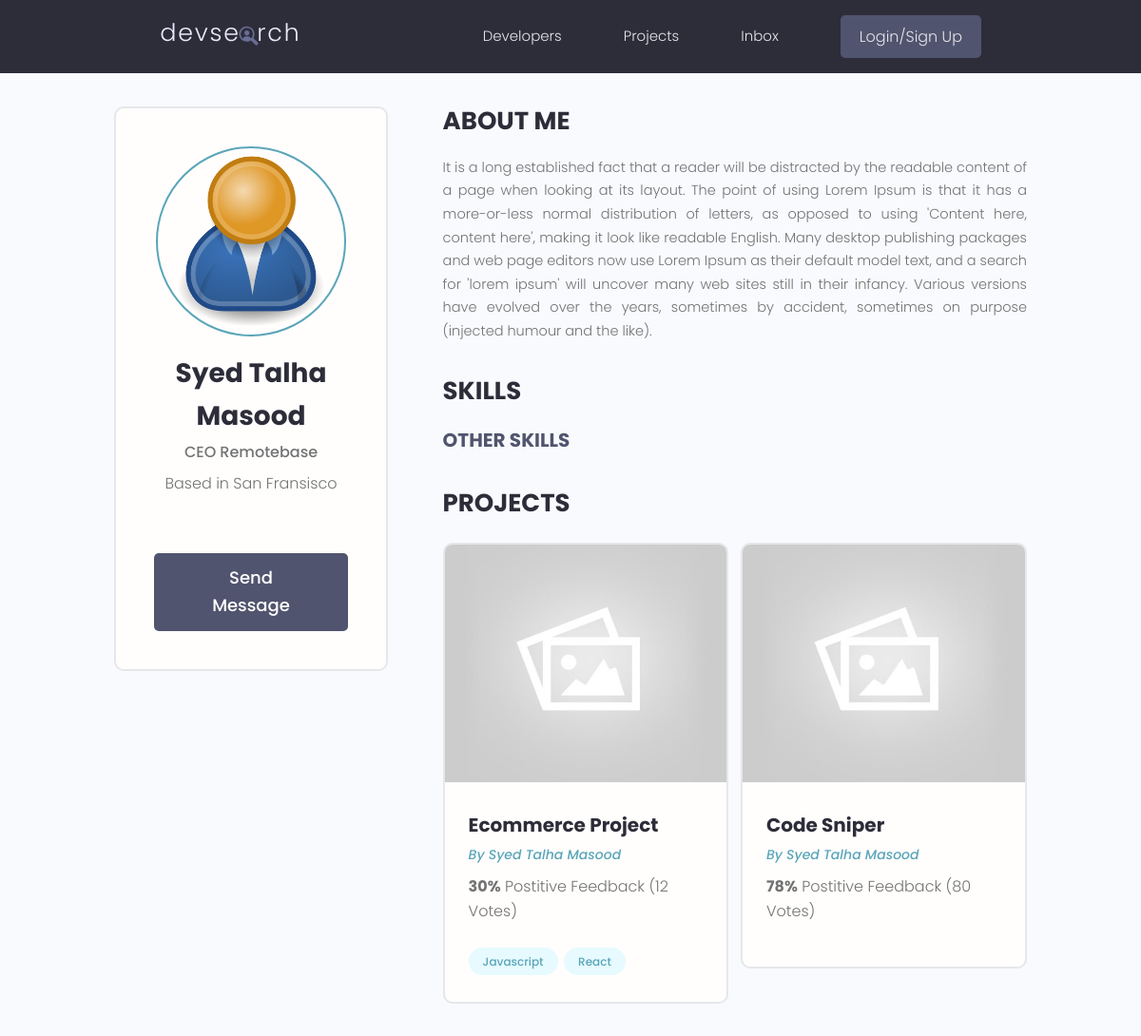
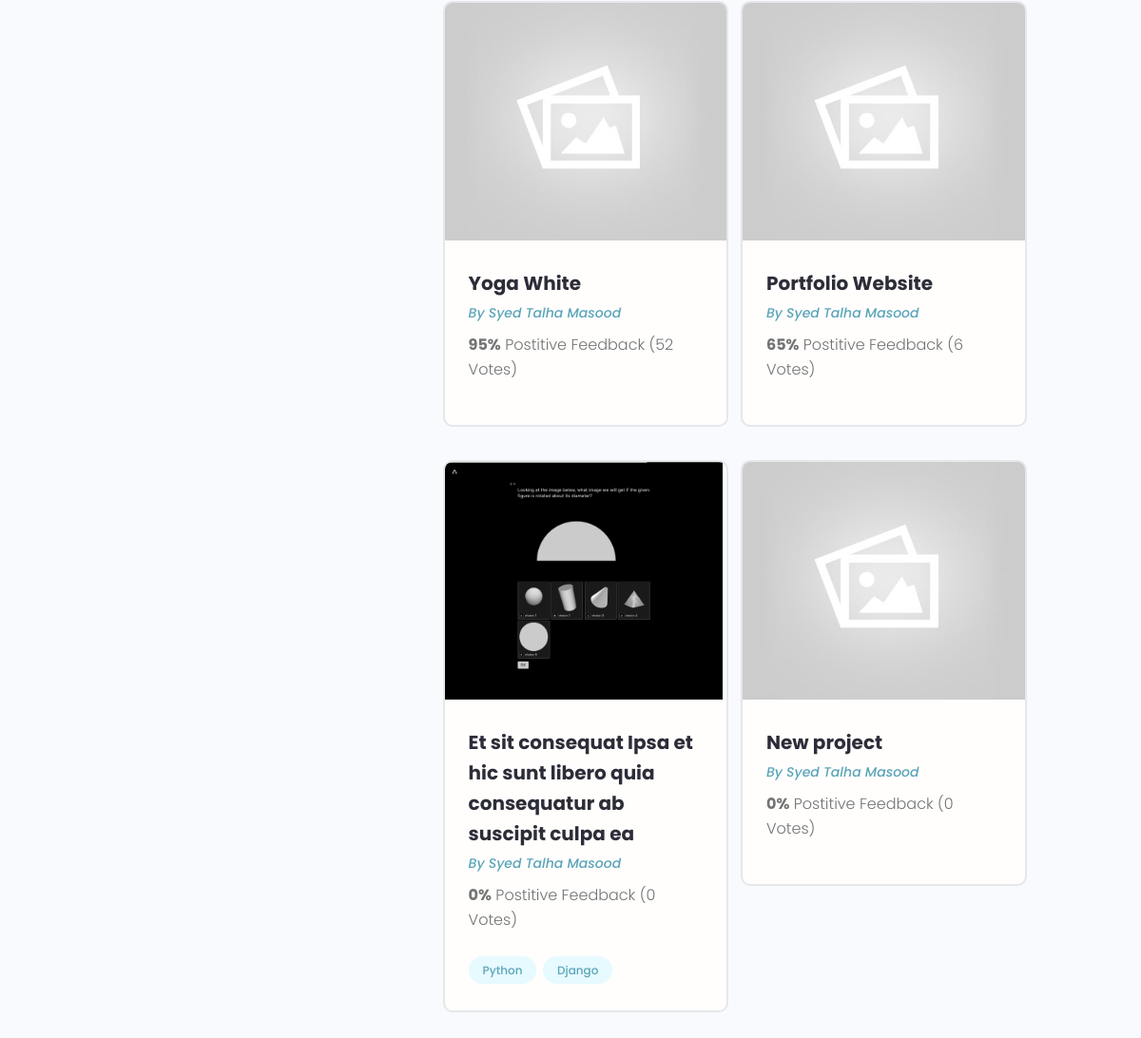
Page /profile/a041938c-4d27-4a4e-85ae-ba367b4e3a87/ on the earlier database version (2 pictures, top to bottom).
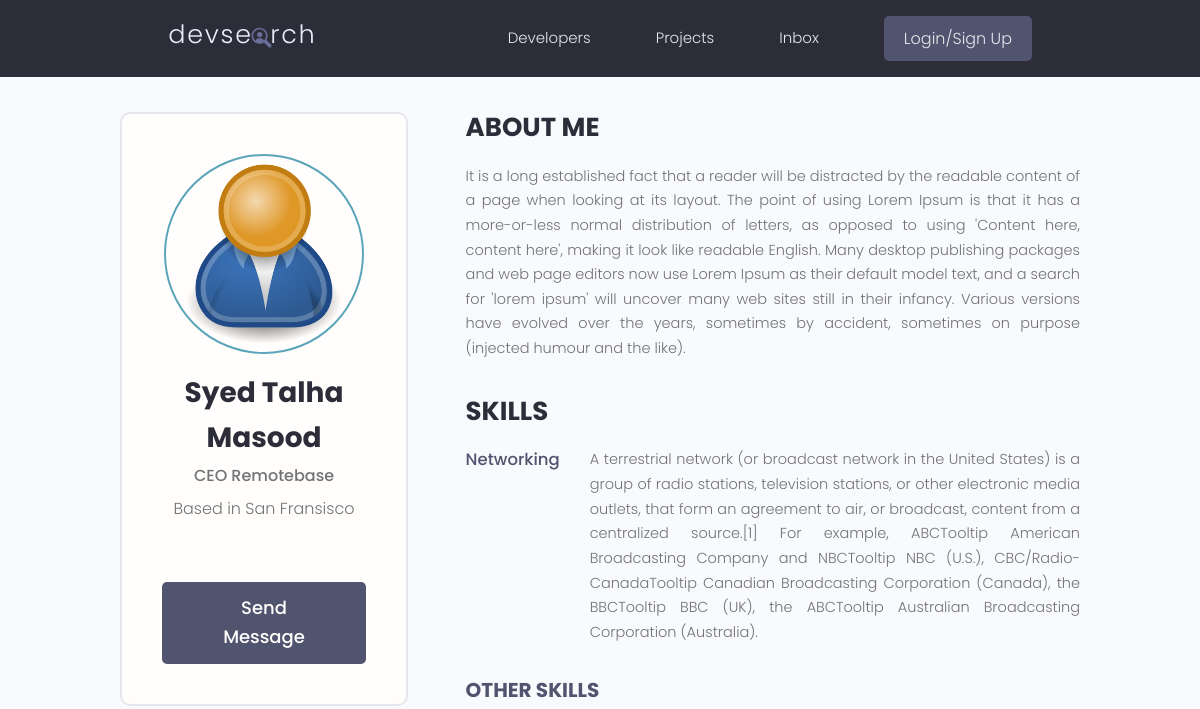
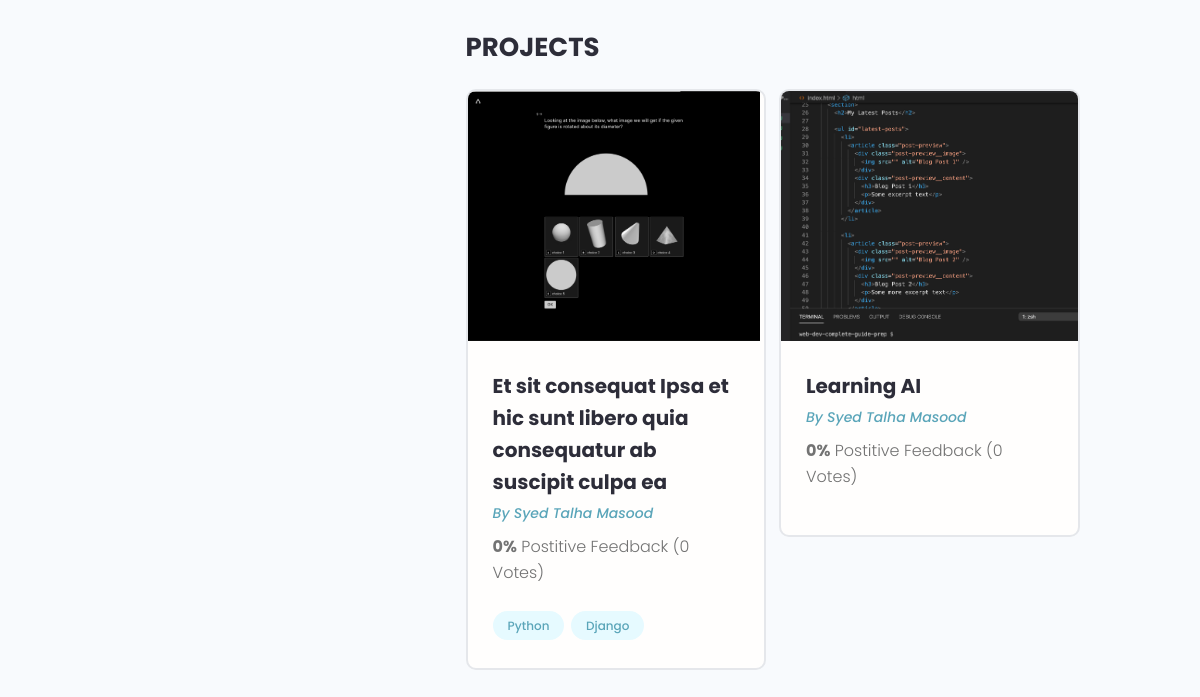
Same page on the later database version (2 pictures, top to bottom).
### projects/models.py (models this page shows, shortened)
class Project(models.Model):
    id = models.UUIDField(default=uuid.uuid4, unique=True, primary_key=True, editable=False)
    owner = models.ForeignKey(Profile, null=True, blank=True, on_delete=models.SET_NULL)
    title = models.CharField(max_length=200)
    description = models.TextField(null=True, blank=True)
    feature_image = models.ImageField(null=True, blank=True, default='default.jpg')
    demo_link = models.CharField(max_length=2000, null=True, blank=True)
    source_link = models.CharField(max_length=2000, null=True, blank=True)
    tags = models.ManyToManyField('Tag', related_name='tags', blank=True)
    vote_total = models.IntegerField(default=0, null=True, blank=True)
    vote_ratio = models.IntegerField(default=0, null=True, blank=True)
    created = models.DateTimeField(auto_now_add=True)
    class Meta:
        verbose_name = 'Project'
        verbose_name_plural = 'Projects'

class Tag(models.Model):
    id = models.UUIDField(default=uuid.uuid4, unique=True, primary_key=True, editable=False)
    name = models.CharField(max_length=200)
    created = models.DateTimeField(auto_now_add=True)
    class Meta:
        verbose_name = 'Tag'
        verbose_name_plural = 'Tags'

### users/models.py (models this page shows, shortened)
class Profile(models.Model):
  user = models.OneToOneField(User, on_delete=models.CASCADE, null=True, blank=True)
  name = models.CharField(max_length=200, null=True, blank=True)
  email = models.EmailField(max_length=500, null=True, blank=True)
  username = models.CharField(max_length=200, null=True, blank=True)
  location = models.CharField(max_length=200, null=True, blank=True)
  short_intro = models.CharField(max_length=200, null=True, blank=True)
  bio = models.TextField(blank=True, null=True)
  profile_image = models.ImageField(null=True, blank=True, upload_to='profiles/', default='profiles/user-default.png')
  social_github = models.CharField(max_length=200, null=True, blank=True)
  social_twitter = models.CharField(max_length=200, null=True, blank=True)
  social_linkedin = models.CharField(max_length=200, null=True, blank=True)
  social_youtube = models.CharField(max_length=200, null=True, blank=True)
  social_website = models.CharField(max_length=200, null=True, blank=True)
  id = models.UUIDField(default=uuid.uuid4, unique=True, primary_key=True, editable=False)
  created = models.DateTimeField(auto_now_add=True)

class Skill(models.Model):
  owner = models.ForeignKey(Profile, on_delete=models.CASCADE, null=True, blank=True)
  name = models.CharField(max_length=200, null=True, blank=True)
  description = models.TextField(null=True, blank=True)
  id = models.UUIDField(default=uuid.uuid4, unique=True, primary_key=True, editable=False)
  created = models.DateTimeField(auto_now_add=True)

### users/views.py (the view)
# urls.py: path("profile/<str:pk>/", views.user_profile, name="user-profile"),
def user_profile(request, pk):
    profile = Profile.objects.get(id=pk)
    skills_with_description = profile.skill_set.exclude(description__exact='')
    skills_without_description = profile.skill_set.filter(description__exact='')
    context = {
        'profile': profile,
        'skills_with_description': skills_with_description,
        'skills_without_description': skills_without_description,
    }
    return render(request, 'users/user-profile.html', context)

### users/templates/users/user-profile.html (shortened to what this page needs)
{% extends "main.html" %}
{% block content %}
  <main class="profile my-md">
    <div class="container">
      <div class="layout">
        <div class="column column--1of3">
          <div class="card text-center">
            <div class="card__body dev">
              <img class="avatar avatar--xl" src="{{ profile.profile_image.url }}" />
              <h2 class="dev__name">{{ profile.name }}</h2>
              <p class="dev__title">{{ profile.short_intro }}</p>
              <p class="dev__location">Based in {{ profile.location }}</p>
              <a href="#" class="btn btn--sub btn--lg">Send Message </a>
            </div>
          </div>
        </div>
        <div class="column column--2of3">
          <div class="devInfo">
            <h3 class="devInfo__title">About Me</h3>
            <p class="devInfo__about">
              {{ profile.bio }}
            </p>
          </div>
          <div class="devInfo">
            <h3 class="devInfo__title">Skills</h3>
            <div class="devInfo__skills">
              {% for skill in skills_with_description %}
              <div class="devSkill">
                <h4 class="devSkill__title">{{ skill.name }}</h4>
                <p class="devSkill__info">
                  {{ skill.description }}
                </p>
              </div>
              {% endfor %}
              <h3 class="devInfo__subtitle">Other Skills</h3>
            </div>
          </div>
          <div class="devInfo">
            <h3 class="devInfo__title">Projects</h3>
            <div class="grid grid--two">
              {% for project in profile.project_set.all %}
                <div class="column">
                  <div class="card project">
                    <a href="{% url "single-project" project.id %}" class="project">
                      <img class="project__thumbnail" src="{{ project.feature_image.url }}" alt="project thumbnail" />
                      <div class="card__body">
                        <h3 class="project__title">{{ project.title }}</h3>
                        <p><a class="project__author" href="{% url "user-profile" project.owner.id %}">By {{ project.owner.name }}</a></p>
                        <p class="project--rating">
                          <span style="font-weight: bold;">{{ project.vote_ratio }}%</span> Postitive
                          Feedback ({{ project.vote_total }} Vote{{ project.vote_total|pluralize:"s" }})
                        </p>
                        <div class="project__tags">
                          {% for tag in project.tags.all  %}
                            <span class="tag tag--pill tag--main">
                              <small>{{ tag.name }}</small>
                            </span>
                          {% endfor %}
                        </div>
                      </div>
                    </a>
                  </div>
                </div>
              {% endfor %}
            </div>
          </div>
        </div>
      </div>
    </div>
  </main>
{% endblock %}

Differences in the rows shown:
removed Project: feature_image (placeholder picture), title "Ecommerce Project", owner.name "Syed Talha Masood", vote_ratio "30", vote_total "12"
no longer on this page (row unchanged): Tag: name "Javascript", shown under "Ecommerce Project"
no longer on this page (row unchanged): Tag: name "React", shown under "Ecommerce Project"
removed Project: feature_image (placeholder picture), title "Code Sniper", owner.name "Syed Talha Masood", vote_ratio "78", vote_total "80"
removed Project: feature_image (placeholder picture), title "Yoga White", owner.name "Syed Talha Masood", vote_ratio "95", vote_total "52"
removed Project: feature_image (placeholder picture), title "Portfolio Website", owner.name "Syed Talha Masood", vote_ratio "65", vote_total "6"
removed Project: feature_image (placeholder picture), title "New project", owner.name "Syed Talha Masood", vote_ratio "0", vote_total "0"
added Skill: name "Networking", description "A terrestrial network (or broadcast network in the United States) is a group of radio stations, television stations, or other electronic media outlets, that form an agreement to air, or broadcast, content from a centralized source.[1] For example, ABCTooltip American Broadcasting Company and NBCTooltip NBC (U.S.), CBC/Radio-CanadaTooltip Canadian Broadcasting Corporation (Canada), the BBCTooltip BBC (UK), the ABCTooltip Australian Broadcasting Corporation (Australia)."
added Project: feature_image (picture), title "Learning AI", owner.name "Syed Talha Masood", vote_ratio "0", vote_total "0"
